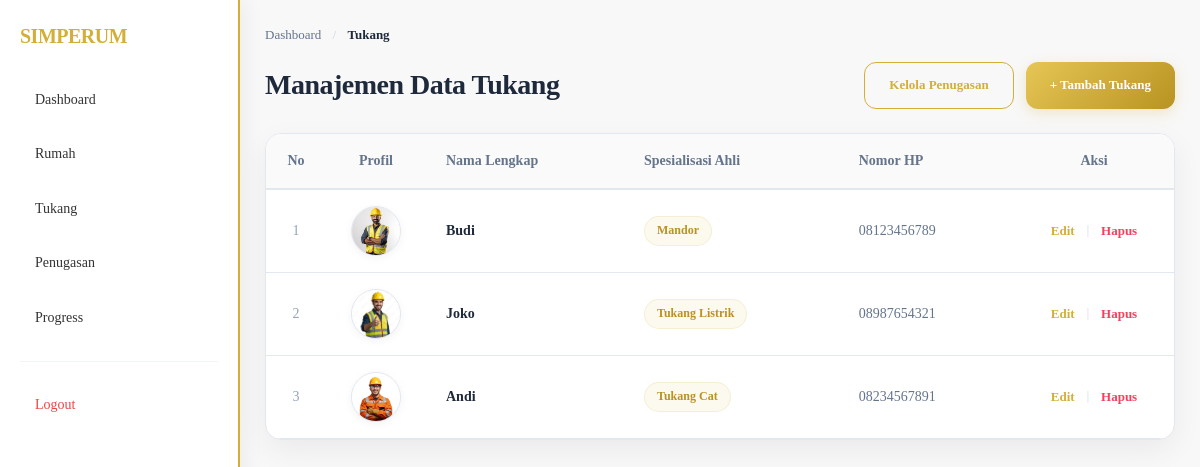
Screenshot of /admin/tukang.php (signed in) with the database file from the repository.
### tables this page shows
CREATE TABLE `tukang` (
  `id_tukang` int(11) NOT NULL,
  `nama_tukang` varchar(100) NOT NULL,
  `spesialisasi` varchar(100) DEFAULT NULL,
  `no_hp` varchar(20) DEFAULT NULL,
  `alamat` text DEFAULT NULL,
  `foto_profil` varchar(255) DEFAULT NULL
);

### admin/tukang.php (the view, shortened to what this page needs)
<?php
include '../config/koneksi.php';
$query = mysqli_query($conn, "SELECT * FROM tukang");
?>
<!DOCTYPE html>
<html lang="id">
<head>
    <link rel="stylesheet" href="../css/style.css">
</head>
<body>
<div class="sidebar" id="sidebarMenu">
    <h2>SIMPERUM</h2>
    <a href="dashboard.php">Dashboard</a>
    <a href="rumah.php">Rumah</a>
    <a href="tukang.php">Tukang</a>
    <a href="penugasan.php">Penugasan</a>
    <a href="progress.php">Progress</a>
    <hr style="border: 0; border-top: 1px solid #f1f5f9; margin: 20px 0;">
    <a href="../logout.php" style="color: #ef4444;">Logout</a>
</div>
<div class="content">
    <div class="breadcrumb">
        <a href="dashboard.php" style="text-decoration: none; color: #64748b;">Dashboard</a>
        <span style="margin: 0 8px; color: #cbd5e1;">/</span>
        <span style="color: #1e293b; font-weight: 600;">Tukang</span>
    </div>
    <div class="header-title" style="display: flex; justify-content: space-between; align-items: center; margin-bottom: 24px; flex-wrap: wrap; gap: 16px;">
        <h2 style="font-size: 28px; font-weight: 700; color: #1e293b; letter-spacing: -0.5px; margin: 0;">
            Manajemen Data Tukang
        </h2>
        <div class="btn-group-header" style="display: flex; gap: 12px; flex-wrap: wrap;">
            <a href="penugasan.php" class="btn" style="text-decoration: none; background: transparent; border: 1px solid var(--primary-gold); color: var(--primary-gold); box-shadow: none; font-size: 13px;" onmouseover="this.style.background='var(--gold-light)'" onmouseout="this.style.background='transparent'">
                Kelola Penugasan
            </a>
            <a href="tambah_tukang.php" class="btn" style="text-decoration: none; font-size: 13px;">
                + Tambah Tukang
            </a>
        </div>
    </div>
    <div class="table-responsive">
        <table>
            <thead>
                <tr style="background: #fafafa; border-bottom: 2px solid var(--border-color);">
                    <th style="padding: 16px 20px; color: #64748b; font-weight: 600; width: 60px; text-align: center;">No</th>
                    <th style="padding: 16px 20px; color: #64748b; font-weight: 600; width: 100px; text-align: center;">Profil</th>
                    <th style="padding: 16px 20px; color: #64748b; font-weight: 600;">Nama Lengkap</th>
                    <th style="padding: 16px 20px; color: #64748b; font-weight: 600;">Spesialisasi Ahli</th>
                    <th style="padding: 16px 20px; color: #64748b; font-weight: 600;">Nomor HP</th>
                    <th style="padding: 16px 20px; color: #64748b; font-weight: 600; width: 160px; text-align: center;">Aksi</th>
                </tr>
            </thead>
            <tbody>
                <?php
                $no = 1;
                while($data = mysqli_fetch_assoc($query)){
                ?>
                <tr style="border-bottom: 1px solid var(--border-color); transition: background 0.2s;" onmouseover="this.style.background='#fdfbf7'" onmouseout="this.style.background='transparent'">
                    <td style="padding: 16px 20px; text-align: center; color: #94a3b8; font-weight: 500;"><?= $no++; ?></td>
                    <td style="padding: 16px 20px; text-align: center;">
                        <div style="width: 50px; height: 50px; border-radius: 50%; overflow: hidden; background: #f1f5f9; border: 1px solid var(--border-color); margin: 0 auto; box-shadow: 0 2px 8px rgba(0,0,0,0.05);">
                            <?php
                            $img_path = "../uploads/tukang/" . $data['foto_profil'];
                            if(!empty($data['foto_profil']) && file_exists($img_path)):
                            ?>
                                <img src="<?= $img_path; ?>" style="width: 100%; height: 100%; object-fit: cover;">
                            <?php else: ?>
                                <img src="https://ui-avatars.com/api/?name=<?= urlencode($data['nama_tukang']); ?>&background=d4af37&color=fff" style="width: 100%; height: 100%; object-fit: cover;">
                            <?php endif; ?>
                        </div>
                    </td>
                    <td style="padding: 16px 20px; font-weight: 600; color: #1e293b;"><?= $data['nama_tukang']; ?></td>
                    <td style="padding: 16px 20px;">
                        <span style="background: rgba(212, 175, 55, 0.08); color: #b89322; padding: 4px 12px; font-size: 12px; font-weight: 600; border-radius: 100px; display: inline-block; border: 1px solid rgba(212, 175, 55, 0.15);">
                            <?= $data['spesialisasi']; ?>
                        </span>
                    </td>
                    <td style="padding: 16px 20px; color: #64748b; font-weight: 500;"><?= $data['no_hp']; ?></td>
                    <td style="padding: 16px 20px; text-align: center;">
                        <div style="display: flex; gap: 12px; justify-content: center; align-items: center;">
                            <a href="edit_tukang.php?id=<?= $data['id_tukang']; ?>" style="text-decoration: none; color: var(--primary-gold); font-weight: 600; font-size: 13px;">Edit</a>
                            <span style="color: #cbd5e1; font-size: 12px;">|</span>
                            <a href="hapus_tukang.php?id=<?= $data['id_tukang']; ?>" style="text-decoration: none; color: #f43f5e; font-weight: 600; font-size: 13px;" onclick="return confirm('Yakin ingin menghapus data tukang <?= $data['nama_tukang']; ?>?')">Hapus</a>
                        </div>
                    </td>
                </tr>
                <?php } ?>
            </tbody>
        </table>
    </div>
</div>
</body>
</html>

### css/style.css (style rules this page uses)
:root { --primary-gold: #d4af37; --gold-gradient: linear-gradient(135deg, #e6c655, #b89322); --gold-light: rgba(212, 175, 55, 0.1); --text-main: #1e293b; --text-muted: #64748b; --bg-main: #f8fafc; --bg-card: #ffffff; --border-color: #e2e8f0; --radius-sm: 8px; --radius-md: 12px; --radius-lg: 16px; --shadow-sm: 0 2px 8px rgba(0, 0, 0, 0.04); --shadow-md: 0 10px 30px rgba(0, 0, 0, 0.06); --shadow-lg: 0 20px 40px rgba(212, 175, 55, 0.12); }
* { box-sizing: border-box; margin: 0; padding: 0; }
body { font-family: 'Plus Jakarta Sans', 'Segoe UI', sans-serif; background-color: var(--bg-main); color: var(--text-main); line-height: 1.6; -webkit-font-smoothing: antialiased; }
.sidebar { width: 260px; height: 100vh; position: fixed; top: 0; left: 0; background: var(--bg-card); border-right: 1px solid var(--border-color); padding: 32px 24px; overflow-y: auto; z-index: 90; }
.sidebar h2 { color: var(--primary-gold); margin-bottom: 32px; font-size: 20px; font-weight: 700; letter-spacing: -0.5px; }
.sidebar a { display: flex; align-items: center; padding: 12px 16px; margin-top: 8px; text-decoration: none; color: var(--text-muted); border-radius: var(--radius-md); font-weight: 500; font-size: 14px; transition: all 0.3s cubic-bezier(0.4, 0, 0.2, 1); }
.content { margin-left: 260px; padding: 40px; }
.btn { display: inline-flex; align-items: center; justify-content: center; padding: 12px 24px; border-radius: var(--radius-md); background: var(--gold-gradient); color: #ffffff; text-decoration: none; font-weight: 600; font-size: 14px; border: none; cursor: pointer; box-shadow: 0 4px 14px rgba(212, 175, 55, 0.25); transition: all 0.3s cubic-bezier(0.4, 0, 0.2, 1); }
.breadcrumb { font-size: 13px; font-weight: 500; color: var(--text-muted); margin-bottom: 16px; }

### admin/tukang.php (style rules this page uses)
body { margin: 0; background: #f8f8f8; font-family: inherit; }
.sidebar { width: 240px; height: 100vh; position: fixed; top: 0; left: 0; background: white; border-right: 2px solid #d4af37; padding: 20px; box-shadow: 5px 0 20px rgba(0,0,0,0.05); box-sizing: border-box; transition: transform 0.3s ease-in-out; z-index: 1000; }
.sidebar h2 { color: #d4af37; margin: 0 0 25px 0; }
.sidebar a { display: block; padding: 12px 15px; margin-top: 8px; text-decoration: none; color: #333; border-radius: 8px; transition: 0.3s; font-weight: 500; }
.content { margin-left: 240px; padding: 25px; box-sizing: border-box; transition: margin-left 0.3s ease-in-out; }
.table-responsive { background: white; border-radius: var(--radius-lg); box-shadow: var(--shadow-md); border: 1px solid var(--border-color); overflow-x: auto; -webkit-overflow-scrolling: touch; }
table { width: 100%; border-collapse: collapse; text-align: left; font-size: 14px; min-width: 800px; }

### rows the page displays
tukang: foto_profil (picture), nama_tukang "Budi", spesialisasi "Mandor", no_hp "08123456789"
tukang: foto_profil (picture), nama_tukang "Joko", spesialisasi "Tukang Listrik", no_hp "08987654321"
tukang: foto_profil (picture), nama_tukang "Andi", spesialisasi "Tukang Cat", no_hp "08234567891"
